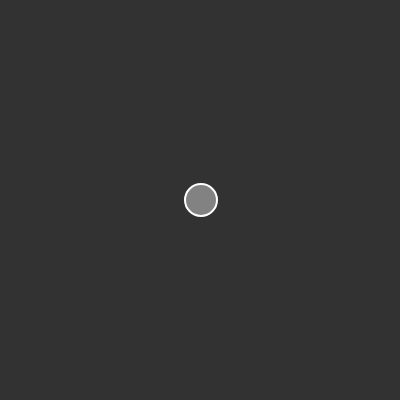
Frame 1 (no input)
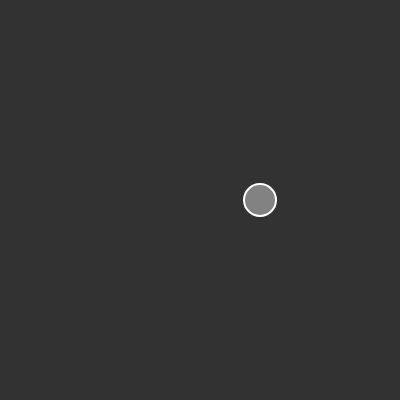
Frame 60 (no input)
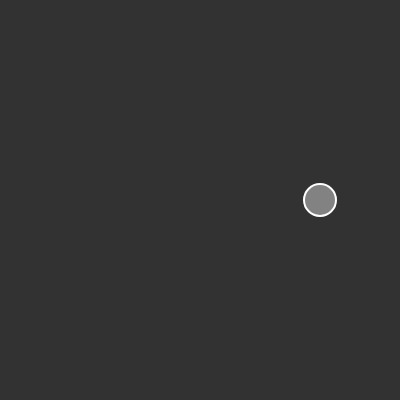
Frame 120 (the mouse pressed at the canvas centre since frame 60)

The p5.js sketch that drew these frames (run headless with seeded random() and noise() and a simulated clock; from frame 60 on, the mouse is pressed at the canvas centre):

// p5.js sketch
// ── sketch.js
let walker;

function setup() {
	createCanvas(400, 400);
	
	walker = new Walker(200, 200);
	walker.show();
}

function draw() {
	background(50);

	walker.update();
	walker.show();
}
// ── Walker.js
class Walker{
    constructor(x, y){
        this.position = createVector(x, y);
        this.velocity = createVector(1, 0);
    }

    update(){
        this.position.add(this.velocity);

        this.position.x %= width;
        this.position.y %= height;
    }

    show(){
        stroke(255);
        strokeWeight(2);

        fill(255, 100);
        ellipse(this.position.x, this.position.y, 32);
    }
}
